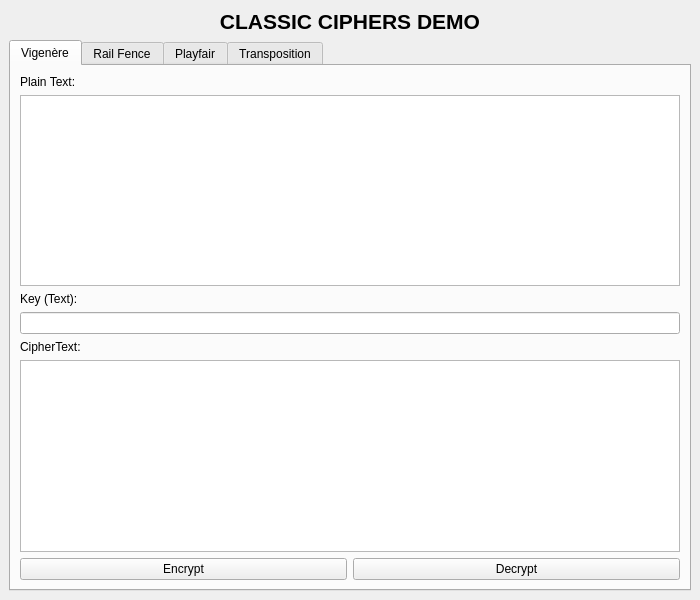
<?xml version="1.0" encoding="UTF-8"?>
<ui version="4.0">
 <class>MainWindow</class>
 <widget class="QMainWindow" name="MainWindow">
  <property name="geometry">
   <rect>
    <x>0</x>
    <y>0</y>
    <width>700</width>
    <height>600</height>
   </rect>
  </property>
  <property name="windowTitle">
   <string>Classic Ciphers (Question 1)</string>
  </property>
  <widget class="QWidget" name="centralwidget">
   <layout class="QVBoxLayout" name="verticalLayout">
    <item>
     <widget class="QLabel" name="label_title">
      <property name="font">
       <font>
        <pointsize>16</pointsize>
        <weight>75</weight>
        <bold>true</bold>
       </font>
      </property>
      <property name="text">
       <string>CLASSIC CIPHERS DEMO</string>
      </property>
      <property name="alignment">
       <set>Qt::AlignCenter</set>
      </property>
     </widget>
    </item>
    <item>
     <widget class="QTabWidget" name="tabWidget">
      <property name="currentIndex">
       <number>0</number>
      </property>
      <!-- Vigenere Tab -->
      <widget class="QWidget" name="tab_vigenere">
       <attribute name="title">
        <string>Vigenère</string>
       </attribute>
       <layout class="QVBoxLayout" name="vLayoutVig">
        <item>
         <widget class="QLabel" name="lbl_v_plain">
          <property name="text">
           <string>Plain Text:</string>
          </property>
         </widget>
        </item>
        <item>
         <widget class="QPlainTextEdit" name="txt_v_plain"/>
        </item>
        <item>
         <widget class="QLabel" name="lbl_v_key">
          <property name="text">
           <string>Key (Text):</string>
          </property>
         </widget>
        </item>
        <item>
         <widget class="QLineEdit" name="txt_v_key"/>
        </item>
        <item>
         <widget class="QLabel" name="lbl_v_cipher">
          <property name="text">
           <string>CipherText:</string>
          </property>
         </widget>
        </item>
        <item>
         <widget class="QPlainTextEdit" name="txt_v_cipher"/>
        </item>
        <item>
         <layout class="QHBoxLayout" name="hLayoutVig">
          <item>
           <widget class="QPushButton" name="btn_v_encrypt">
            <property name="text">
             <string>Encrypt</string>
            </property>
           </widget>
          </item>
          <item>
           <widget class="QPushButton" name="btn_v_decrypt">
            <property name="text">
             <string>Decrypt</string>
            </property>
           </widget>
          </item>
         </layout>
        </item>
       </layout>
      </widget>
      <!-- Rail Fence Tab -->
      <widget class="QWidget" name="tab_railfence">
       <attribute name="title">
        <string>Rail Fence</string>
       </attribute>
       <layout class="QVBoxLayout" name="vLayoutRF">
        <item>
         <widget class="QLabel" name="lbl_rf_plain">
          <property name="text">
           <string>Plain Text:</string>
          </property>
         </widget>
        </item>
        <item>
         <widget class="QPlainTextEdit" name="txt_rf_plain"/>
        </item>
        <item>
         <widget class="QLabel" name="lbl_rf_key">
          <property name="text">
           <string>Key (Number of rails):</string>
          </property>
         </widget>
        </item>
        <item>
         <widget class="QLineEdit" name="txt_rf_key"/>
        </item>
        <item>
         <widget class="QLabel" name="lbl_rf_cipher">
          <property name="text">
           <string>CipherText:</string>
          </property>
         </widget>
        </item>
        <item>
         <widget class="QPlainTextEdit" name="txt_rf_cipher"/>
        </item>
        <item>
         <layout class="QHBoxLayout" name="hLayoutRF">
          <item>
           <widget class="QPushButton" name="btn_rf_encrypt">
            <property name="text">
             <string>Encrypt</string>
            </property>
           </widget>
          </item>
          <item>
           <widget class="QPushButton" name="btn_rf_decrypt">
            <property name="text">
             <string>Decrypt</string>
            </property>
           </widget>
          </item>
         </layout>
        </item>
       </layout>
      </widget>
      <!-- Playfair Tab -->
      <widget class="QWidget" name="tab_playfair">
       <attribute name="title">
        <string>Playfair</string>
       </attribute>
       <layout class="QVBoxLayout" name="vLayoutPF">
        <item>
         <widget class="QLabel" name="lbl_pf_plain">
          <property name="text">
           <string>Plain Text:</string>
          </property>
         </widget>
        </item>
        <item>
         <widget class="QPlainTextEdit" name="txt_pf_plain"/>
        </item>
        <item>
         <widget class="QLabel" name="lbl_pf_key">
          <property name="text">
           <string>Key (Text):</string>
          </property>
         </widget>
        </item>
        <item>
         <widget class="QLineEdit" name="txt_pf_key"/>
        </item>
        <item>
         <widget class="QLabel" name="lbl_pf_cipher">
          <property name="text">
           <string>CipherText:</string>
          </property>
         </widget>
        </item>
        <item>
         <widget class="QPlainTextEdit" name="txt_pf_cipher"/>
        </item>
        <item>
         <layout class="QHBoxLayout" name="hLayoutPF">
          <item>
           <widget class="QPushButton" name="btn_pf_encrypt">
            <property name="text">
             <string>Encrypt</string>
            </property>
           </widget>
          </item>
          <item>
           <widget class="QPushButton" name="btn_pf_decrypt">
            <property name="text">
             <string>Decrypt</string>
            </property>
           </widget>
          </item>
         </layout>
        </item>
       </layout>
      </widget>
      <!-- Transposition Tab -->
      <widget class="QWidget" name="tab_transposition">
       <attribute name="title">
        <string>Transposition</string>
       </attribute>
       <layout class="QVBoxLayout" name="vLayoutTr">
        <item>
         <widget class="QLabel" name="lbl_tr_plain">
          <property name="text">
           <string>Plain Text:</string>
          </property>
         </widget>
        </item>
        <item>
         <widget class="QPlainTextEdit" name="txt_tr_plain"/>
        </item>
        <item>
         <widget class="QLabel" name="lbl_tr_key">
          <property name="text">
           <string>Key (Text / Numeric order, e.g. 3214 or KEYWORD):</string>
          </property>
         </widget>
        </item>
        <item>
         <widget class="QLineEdit" name="txt_tr_key"/>
        </item>
        <item>
         <widget class="QLabel" name="lbl_tr_cipher">
          <property name="text">
           <string>CipherText:</string>
          </property>
         </widget>
        </item>
        <item>
         <widget class="QPlainTextEdit" name="txt_tr_cipher"/>
        </item>
        <item>
         <layout class="QHBoxLayout" name="hLayoutTr">
          <item>
           <widget class="QPushButton" name="btn_tr_encrypt">
            <property name="text">
             <string>Encrypt</string>
            </property>
           </widget>
          </item>
          <item>
           <widget class="QPushButton" name="btn_tr_decrypt">
            <property name="text">
             <string>Decrypt</string>
            </property>
           </widget>
          </item>
         </layout>
        </item>
       </layout>
      </widget>
     </widget>
    </item>
   </layout>
  </widget>
 </widget>
 <resources/>
 <connections/>
</ui>
